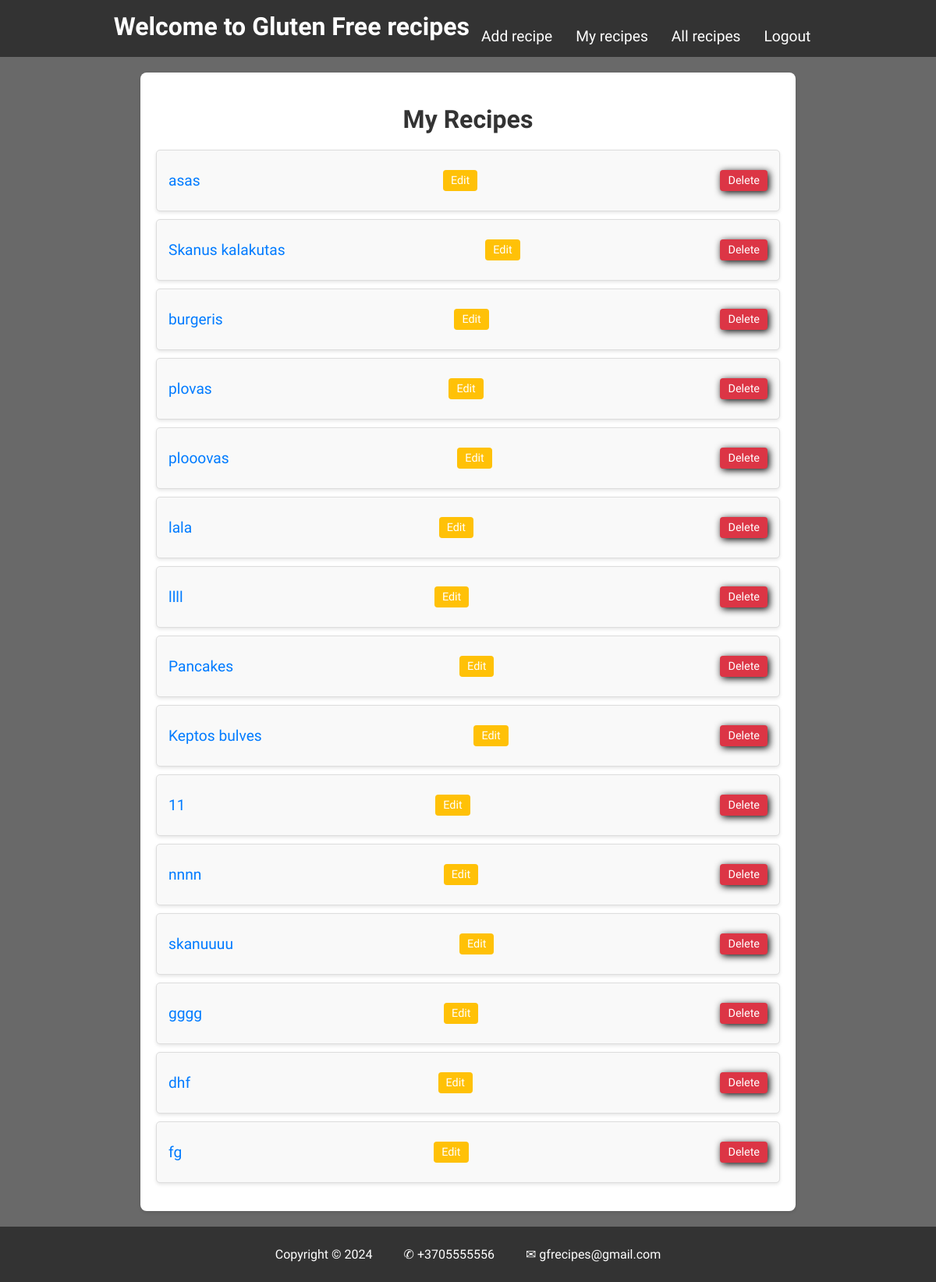
The app's page /my_recipes (signed in) with its own data.
### app.py (models this page shows)
class Recipe(db.Model):
    __tablename__ = 'recipes'
    id = db.Column(db.Integer, primary_key=True)
    name = db.Column(db.String(100), nullable=False)
    description = db.Column(db.Text(500), nullable=False)
    prep_time = db.Column(db.Integer, nullable=False)
    servings = db.Column(db.Integer, nullable=False)
    cook_time = db.Column(db.Integer, nullable=False)
    instructions = db.Column(db.Text(1000), nullable=False)
    user_id = db.Column(db.Integer, db.ForeignKey('user.id'))
    user = db.relationship('User',backref='recipes', lazy=True)

### app.py (the view)
@app.route('/my_recipes', methods=['GET'])
@login_required
def my_recipes():
    recipes = Recipe.query.filter_by(user_id=current_user.id).all()
    return render_template('my_recipes.html', recipes=recipes)

### app.py (called while the page is built)
@login_manager.user_loader
def load_user(user_id):
    return User.query.get(int(user_id))

### templates/my_recipes.html
{% extends "base.html" %}
{% block content %}
<div id="my_recipes">
    <h1>My Recipes</h1>
    <ul>
        {% for recipe in recipes %}
            <li>
                <a id="name" href="{{ url_for('view_recipe', recipe_id=recipe.id) }}">{{ recipe.name }}</a>
                <a href="{{ url_for('edit_recipe', recipe_id=recipe.id) }}" class="btn btn-warning">Edit</a>
                <form action="{{ url_for('delete_recipe', recipe_id=recipe.id) }}" method="POST" style="display:inline;">
                    <button type="submit" class="btn btn-danger">Delete</button>
                </form>
            </li>
        {% endfor %}
    </ul>
</div>
{% endblock %}

### static/style.css (style rules this page uses)
html { scroll-behavior: smooth ; }
body { margin: 0; padding: 0; font-family: "Exo 2", sans-serif; font-optical-sizing: auto; font-weight: weight; font-style: normal; color: black; opacity: 100%; }
button { border-radius: 15px; text-align: center; font-size: 20px; background-color: #333; box-shadow: 2px 2px 10px #000000; font-family: "Exo 2", sans-serif; cursor: pointer; color: white; }

### static/style-recipes.css (style rules this page uses)
body { margin: 0; padding: 0; font-family: "Exo 2", sans-serif; font-optical-sizing: auto; font-weight: weight; font-style: normal; background-color: #696969; }

### static/edit_recipe.css (style rules this page uses)
.btn { display: inline-block; padding: 10px 20px; margin: 10px 0; border-radius: 5px; border: none; cursor: pointer; font-size: 16px; }
.btn-danger { background-color: #f44336; color: #f1f1f1; }

### static/my_recipe.css (style rules this page uses)
div#my_recipes { max-width: 800px; margin: 20px auto; padding: 20px; background-color: #fff; border-radius: 8px; box-shadow: 0 2px 4px rgba(0,0,0,0.1); }
div#my_recipes h1 { text-align: center; color: #333; margin-bottom: 20px; }
div#my_recipes ul { list-style-type: none; padding: 0; }
div#my_recipes ul li { display: flex; align-items: center; justify-content: space-between; background-color: #f9f9f9; margin: 10px 0; padding: 15px; border: 1px solid #ddd; border-radius: 5px; box-shadow: 0 2px 4px rgba(0,0,0,0.1); }
div#my_recipes ul li a { text-decoration: none; color: #007BFF; font-size: 1.2em; }
div#my_recipes ul li .btn { padding: 5px 10px; border: none; border-radius: 4px; cursor: pointer; font-size: 0.9em; margin-left: 10px; text-decoration: none; color: #fff; justify-content: flex; justify-content: flex-end; }
div#my_recipes ul li .btn-warning { background-color: #FFC107; }
div#my_recipes ul li .btn-danger { background-color: #DC3545; }
div#my_recipes ul li form { display: inline; }

### records on screen
Recipe: name "asas"
Recipe: name "Skanus kalakutas"
Recipe: name "burgeris"
Recipe: name "plovas"
Recipe: name "plooovas"
Recipe: name "lala"
Recipe: name "llll"
Recipe: name "Pancakes"
Recipe: name "Keptos bulves"
Recipe: name "11"
Recipe: name "nnnn"
Recipe: name "skanuuuu"
Recipe: name "gggg"
Recipe: name "dhf"
Recipe: name "fg"
